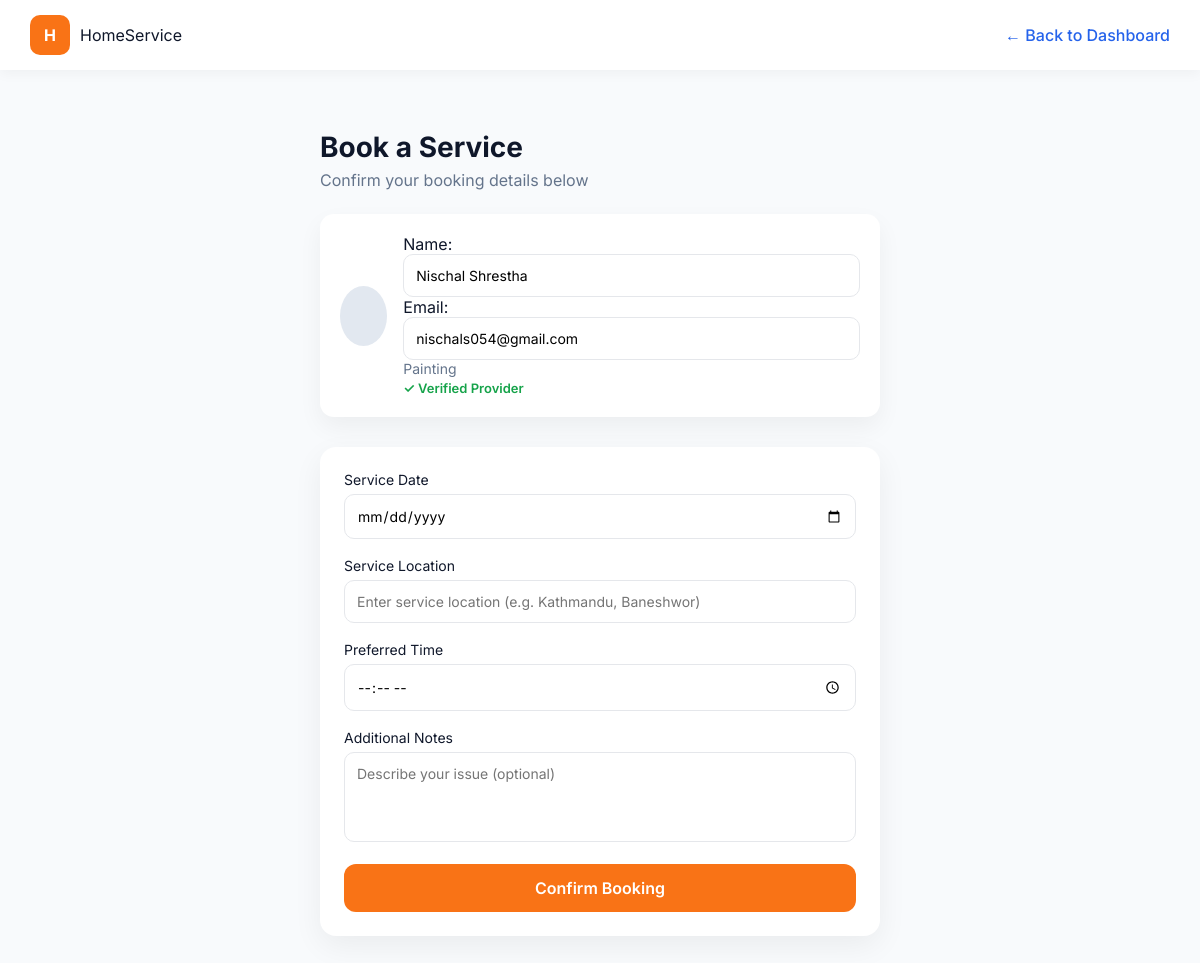
The page /booking/book/3/ (signed in) on the database its author committed.
### booking/models.py (models this page shows, shortened)
class Service(models.Model):
    provider = models.ForeignKey(
        Profile,
        on_delete=models.CASCADE,
        related_name="services"
    )
    name = models.CharField(max_length=100)
    description = models.TextField()
    category = models.CharField(
        max_length=50,
        choices=CATEGORY_CHOICES
    )
    price = models.DecimalField(
        max_digits=10,
        decimal_places=2,
        default=0.00
    )
    location = models.CharField(
        max_length=255,
        null=True,
        blank=True
    )
    is_active = models.BooleanField(default=True)
    created_at = models.DateTimeField(auto_now_add=True)

### account/models.py (models this page shows, shortened)
class Profile(models.Model):
    ROLE_CHOICES = (
        ('customer', 'Customer'),
        ('provider', 'Service Provider'),
    )
    CATEGORY_CHOICES = [
        ("painting", "Painting"),
        ("plumbing", "Plumbing"),
        ("electrical", "Electrical"),
        ("cleaning", "Cleaning"),
        ("carpentry", "Carpentry"),
        ("ac_repair", "AC Repair"),
    ]
    user = models.OneToOneField(
        User,
        on_delete=models.CASCADE,
        related_name='profile'
    )
    role = models.CharField(
        max_length=20,
    )
    verified_categories = models.CharField(
        max_length=255,
        null=True,
        blank=True,
        help_text="Comma-separated list of verified categories"
    )
    location = models.CharField(
        max_length=255,
        null=True,
        blank=True
    )
    latitude = models.FloatField(null=True, blank=True)
    longitude = models.FloatField(null=True, blank=True)
    is_verified = models.BooleanField(default=False)
    email_token = models.CharField(
        max_length=100,
        null=True,
        blank=True
    )
    created_at = models.DateTimeField(auto_now_add=True)
    updated_at = models.DateTimeField(auto_now=True)

### booking/views.py (the view, shortened to what this page needs)
# urls.py: path("book/<int:service_id>/", views.book_service, name="book_service"),
@login_required
def book_service(request, service_id):
    service = get_object_or_404(Service, id=service_id, is_active=True)
    return render(request, "booking/book_service.html", {
        "service": service
    })

### booking/templates/booking/book_service.html (shortened to what this page needs)
{% load static %}
<!DOCTYPE html>
<html lang="en">
<head>
    <link rel="stylesheet" href="{% static 'booking/css/booking.css' %}">
</head>
<body>
<header class="navbar">
    <div class="logo">
        <div class="logo-box">H</div>
        <span>HomeService</span>
    </div>
    <a href="{% url 'customer_dashboard' %}" class="back-link">
        ← Back to Dashboard
    </a>
</header>
<main class="booking-container">
    <h1>Book a Service</h1>
    <p class="subtitle">
        Confirm your booking details below
    </p>
    <div class="provider-card">
        <div class="provider-avatar"></div>
        <div class="provider-info">
            <lable> Name:</lable>
            <input type="text" value="{{ service.provider.user.first_name }} {{ service.provider.user.last_name }}" readonly>
            <lable> Email:</lable>
            <input type="text" value="{{ service.provider.user.email }}" readonly>
            <p>{{ service.get_category_display }}</p>
            {% if service.provider.is_verified %}
            <span class="verified">✓ Verified Provider</span>
            {% endif %}
        </div>
    </div>
    <form class="booking-form" method="post">
        <div class="form-group">
            <label>Service Date</label>
            <input type="date" required>
        </div>
    <div class="form-group">
        <label>Service Location</label>
    <input
        type="text"
        name="location"
        placeholder="Enter service location (e.g. Kathmandu, Baneshwor)"
        required
    >
</div>
        <div class="form-group">
            <label>Preferred Time</label>
            <input type="time" required>
        </div>
        <div class="form-group">
            <label>Additional Notes</label>
            <textarea placeholder="Describe your issue (optional)"></textarea>
        </div>
        <button type="submit" class="confirm-btn">
            Confirm Booking
        </button>
    </form>
</main>
</body>
</html>

### booking/static/booking/css/booking.css (style rules this page uses)
* { margin: 0; padding: 0; box-sizing: border-box; font-family: "Inter", sans-serif; }
body { background: #f8fafc; color: #0f172a; }
.navbar { height: 70px; background: #ffffff; padding: 0 30px; display: flex; justify-content: space-between; align-items: center; box-shadow: 0 4px 12px rgba(0,0,0,0.04); }
.logo { display: flex; align-items: center; gap: 10px; }
.logo-box { width: 40px; height: 40px; border-radius: 10px; background: #f97316; color: white; font-weight: 700; display: flex; align-items: center; justify-content: center; }
.back-link { color: #2563eb; text-decoration: none; font-weight: 500; }
.booking-container { max-width: 600px; margin: 40px auto; padding: 20px; }
.booking-container h1 { font-size: 28px; margin-bottom: 6px; }
.subtitle { color: #64748b; margin-bottom: 24px; }
.provider-card { background: white; padding: 20px; border-radius: 14px; display: flex; align-items: center; gap: 16px; box-shadow: 0 10px 25px rgba(0,0,0,0.05); margin-bottom: 30px; }
.provider-avatar { width: 60px; height: 60px; border-radius: 50%; background: #e2e8f0; }
.provider-info p { color: #64748b; font-size: 14px; }
.verified { font-size: 13px; color: #16a34a; font-weight: 600; }
.booking-form { background: white; padding: 24px; border-radius: 16px; box-shadow: 0 10px 30px rgba(0,0,0,0.06); }
.form-group { margin-bottom: 18px; }
label { display: block; font-size: 14px; margin-bottom: 6px; }
input, textarea { width: 100%; padding: 12px; border-radius: 10px; border: 1px solid #e5e7eb; font-size: 14px; }
textarea { resize: none; height: 90px; }
.confirm-btn { width: 100%; padding: 14px; border-radius: 12px; border: none; background: #f97316; color: white; font-weight: 600; font-size: 16px; cursor: pointer; }

### rows shown on the page
Service: provider.user.first_name "Nischal Shrestha", provider.user.email "nischals054@gmail.com", category "Painting"
